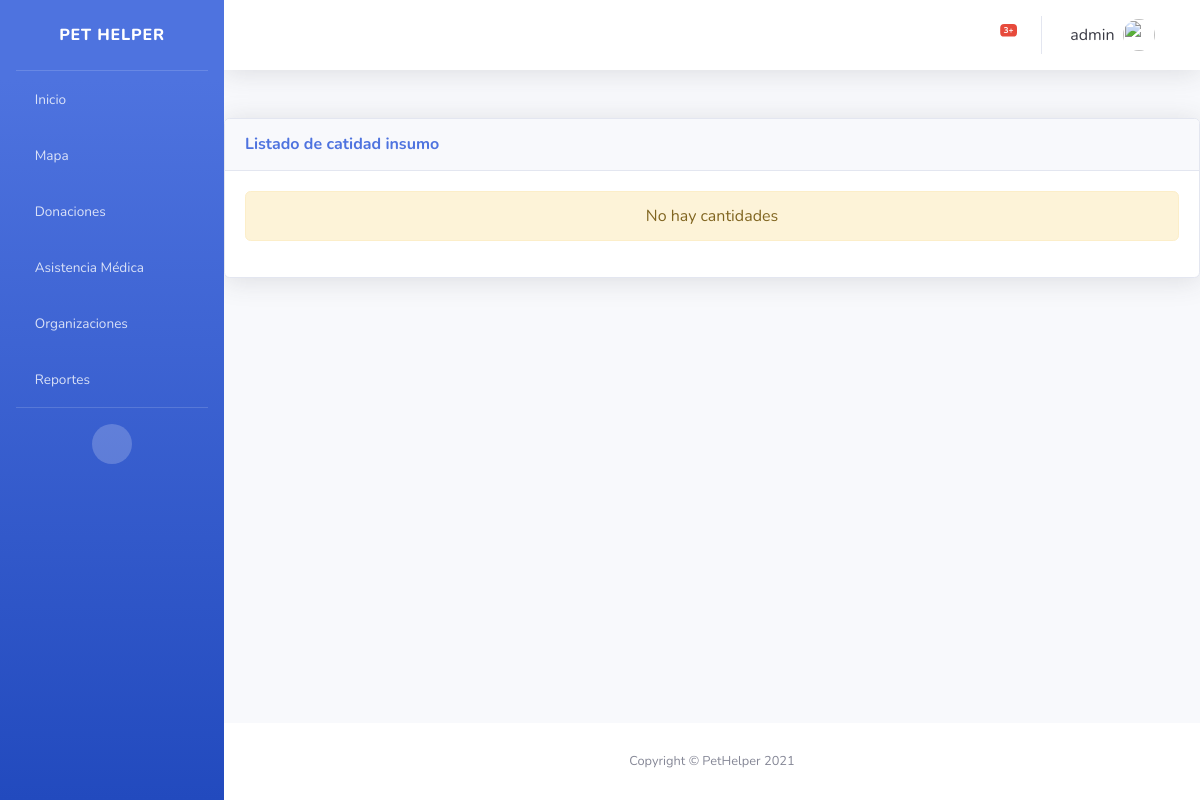
Page /cantidad_insumo/ (signed in) on the earlier database version.
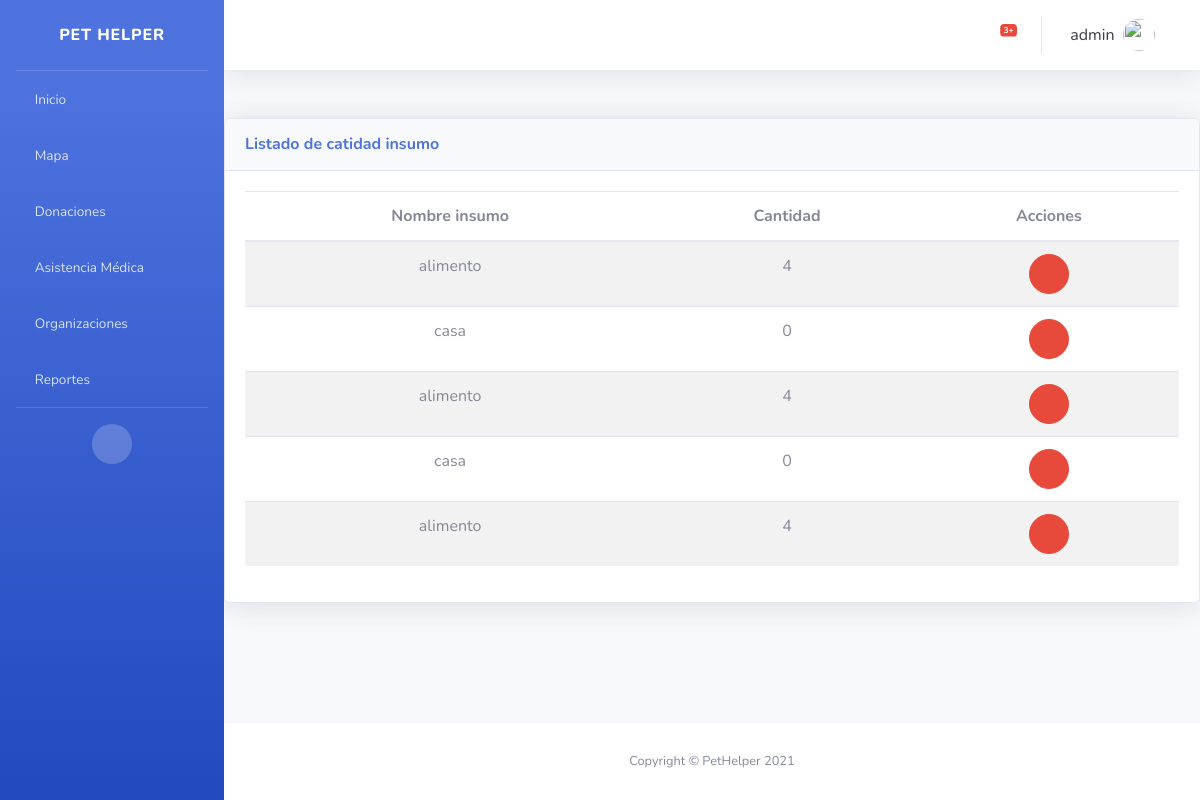
Same page on the later database version.
### insumo/models.py (models this page shows, shortened)
class Cantidad_Insumo(models.Model):
    solicitud_insumo = models.ForeignKey(Solicitud_Donacion_Insumo, on_delete=models.CASCADE, null=True)
    cantidad = models.PositiveIntegerField()
    insumo = models.ForeignKey(Insumo, on_delete=models.CASCADE, null=True)
    class Meta:
        verbose_name_plural = 'cantidad_insumos'

class Insumo(models.Model):
    nombre = models.CharField(max_length=100)
    a = models.CharField(max_length=100)
    class Meta:
        verbose_name_plural = 'insumos'

### insumo/views.py (the view)
# urls.py: path('cantidad_insumo/', login_required(CantdadIsumoList.as_view()), name='cantidad_insumo_list')
class CantdadIsumoList(generic.ListView):
    model = Cantidad_Insumo
    template_name = 'insumo/cantidad_insumo_list.html'
    context_object_name = "obj"
    login_url = 'bases/login.html'

### insumo/templates/insumo/cantidad_insumo_list.html (shortened to what this page needs)
{% extends 'base/base.html' %} {% block page_content %}
<div class="card shadow mb-4 my-5 text-center">
    <div class="card-header py-3 d-flex flex-row align-items-center justify-content-between">
        <h6 class="m-0 font-weight-bold text-primary">Listado de catidad insumo</h6>
        <div class="dropdown no-arrow">
            <a class="dropdown-toggle" href="#" role="button" id="dropdownMenuLink" data-toggle="dropdown" aria-haspopup="true" aria-expanded="false">
                <i class="fas fa-ellipsis-v fa-sm fa-fw text-gray-400"></i>
            </a>
        </div>
    </div>
    <div class="card-body">
        {% if not obj %}
        <div class="alert alert-warning" role="alert">No hay cantidades</div>
        {% else %}
        <table class="table table-striped table-hover">
            <thead>
                <th>Nombre insumo</th>
                <th>Cantidad</th>
                <th>Acciones</th>
            </thead>
            <tbody>
                {% for item in obj %}
                <tr>
                    <td>{{ item.insumo.nombre }}</td>
                    <td>{{ item.cantidad }}</td>
                    <td><button onclick="abrir_modal_eliminar('{% url 'insumo:insumo_del' item.id %}')" class="btn btn-danger btn-circle" role="button" data-toggle="modal" data-target="#eliminar"><i class="far fa-trash-alt"></i></button></td>
                </tr>
                {% endfor %}
            </tbody>
        </table>
        {% endif %}
    </div>
</div>
{% endblock %}

Differences in the rows shown:
added Cantidad_Insumo: insumo.nombre "alimento", cantidad "4"
added Cantidad_Insumo: insumo.nombre "casa", cantidad "0"
added Cantidad_Insumo: insumo.nombre "alimento", cantidad "4"
added Cantidad_Insumo: insumo.nombre "casa", cantidad "0"
added Cantidad_Insumo: insumo.nombre "alimento", cantidad "4"
Other differences:
text no longer shown: "No hay cantidades"
text now shown: "Nombre insumo Cantidad Acciones"
